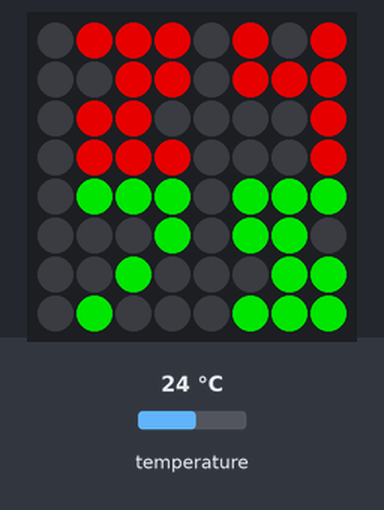
Bench run of a program on a simulated Raspberry Pi (BCM pin numbers) with a Sense HAT. Shown: the Sense HAT's 8×8 RGB LED matrix. The inputs (shaded band) are chosen by the test bench; at power-on: temperature 24 °C. Dim RGB values are drawn brighter than linear.

Above: at 1.2 s.
1.3 s: temperature set to 12 °C
At 3.2 s:
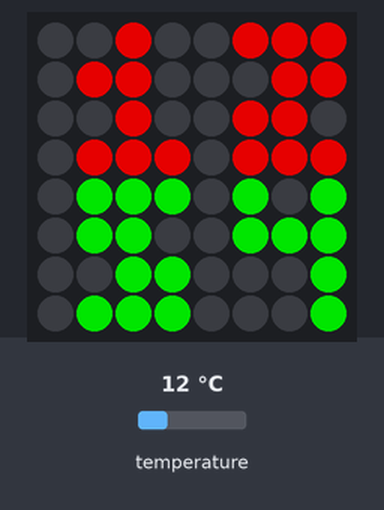
3.5 s: temperature set to 19 °C
At 5.0 s:
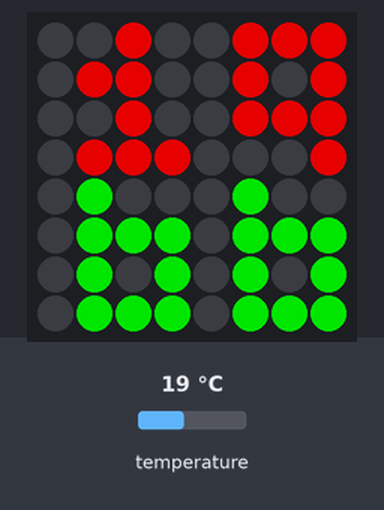
5.5 s: temperature set to 28 °C
At 6.7 s:
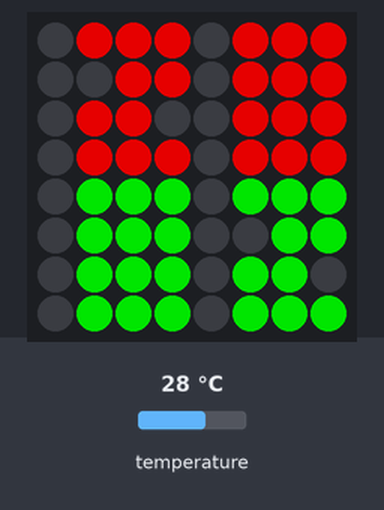
Timing chart, 0 to 8.5 s (numbered marks = the images above; inputs shaded):
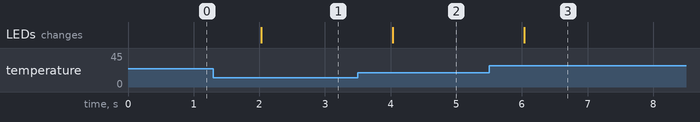

Measured:
- after the input at 1.3 s, the LEDs: change after 0.73 s (image 1)
- after the input at 3.5 s, the LEDs: change after 0.53 s (image 2)
- after the input at 5.5 s, the LEDs: change after 0.54 s (image 3)

The program:

therm.py
```python
# Write your code here :-)
from sense_hat import SenseHat
import time

sense = SenseHat()

number = [
0,1,1,1, # Zero
0,1,0,1,
0,1,0,1,
0,1,1,1,
0,0,1,0, # One
0,1,1,0,
0,0,1,0,
0,1,1,1,
0,1,1,1, # Two
0,0,1,1,
0,1,1,0,
0,1,1,1,
0,1,1,1, # Three
0,0,1,1,
0,0,1,1,
0,1,1,1,
0,1,0,1, # Four
0,1,1,1,
0,0,0,1,
0,0,0,1,
0,1,1,1, # Five
0,1,1,0,
0,0,1,1,
0,1,1,1,
0,1,0,0, # Six
0,1,1,1,
0,1,0,1,
0,1,1,1,
0,1,1,1, # Seven
0,0,0,1,
0,0,1,0,
0,1,0,0,
0,1,1,1, # Eight
0,1,1,1,
0,1,1,1,
0,1,1,1,
0,1,1,1, # Nine
0,1,0,1,
0,1,1,1,
0,0,0,1
]

celcius_color = [255,0,0] # Red
fahrenheit_color = [0,255,0] # Green
empty = [0,0,0] # Black

display = [
0,0,0,0,0,0,0,0,
0,0,0,0,0,0,0,0,
0,0,0,0,0,0,0,0,
0,0,0,0,0,0,0,0,
0,0,0,0,0,0,0,0,
0,0,0,0,0,0,0,0,
0,0,0,0,0,0,0,0,
0,0,0,0,0,0,0,0
]

while True:
    celcius = int(round(sense.get_temperature()))
    fahrenheit = int(round(1.8 * celcius + 32))

    # Map digits to the display array
    pixel_offset = 0
    index = 0
    for index_loop in range(0, 4):
        for counter_loop in range(0, 4):
            display[index] = number[int(celcius/10)*16+pixel_offset]
            display[index+4] = number[int(celcius%10)*16+pixel_offset]
            display[index+32] = number[int(fahrenheit/10)*16+pixel_offset]
            display[index+36] = number[int(fahrenheit%10)*16+pixel_offset]
            pixel_offset = pixel_offset + 1
            index = index + 1
        index = index + 4

    # Color the temperatures
    for index in range(0, 64):
        if display[index]:
            if index < 32:
                display[index] = celcius_color
            else:
                display[index] = fahrenheit_color
        else:
            display[index] = empty

    # Display the temperatures
    sense.low_light = True # Optional
    sense.set_pixels(display)
    time.sleep(1)
```
